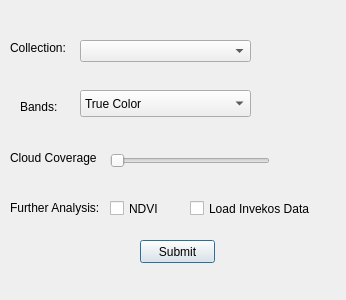
<?xml version="1.0" encoding="UTF-8"?>
<ui version="4.0">
 <class>options_dialog</class>
 <widget class="QDialog" name="options_dialog">
  <property name="geometry">
   <rect>
    <x>0</x>
    <y>0</y>
    <width>346</width>
    <height>300</height>
   </rect>
  </property>
  <property name="windowTitle">
   <string>Dialog</string>
  </property>
  <widget class="QComboBox" name="comboboxCollection">
   <property name="geometry">
    <rect>
     <x>80</x>
     <y>40</y>
     <width>171</width>
     <height>22</height>
    </rect>
   </property>
   <property name="editable">
    <bool>false</bool>
   </property>
  </widget>
  <widget class="QLabel" name="label">
   <property name="geometry">
    <rect>
     <x>10</x>
     <y>40</y>
     <width>61</width>
     <height>16</height>
    </rect>
   </property>
   <property name="text">
    <string>Collection:</string>
   </property>
  </widget>
  <widget class="QLabel" name="label_2">
   <property name="geometry">
    <rect>
     <x>10</x>
     <y>150</y>
     <width>91</width>
     <height>16</height>
    </rect>
   </property>
   <property name="text">
    <string>Cloud Coverage</string>
   </property>
  </widget>
  <widget class="QSlider" name="horizontalSlider">
   <property name="geometry">
    <rect>
     <x>110</x>
     <y>150</y>
     <width>160</width>
     <height>22</height>
    </rect>
   </property>
   <property name="orientation">
    <enum>Qt::Horizontal</enum>
   </property>
  </widget>
  <widget class="QCheckBox" name="cb_ndvi">
   <property name="geometry">
    <rect>
     <x>110</x>
     <y>200</y>
     <width>70</width>
     <height>17</height>
    </rect>
   </property>
   <property name="text">
    <string>NDVI</string>
   </property>
  </widget>
  <widget class="QLabel" name="label_3">
   <property name="geometry">
    <rect>
     <x>10</x>
     <y>200</y>
     <width>91</width>
     <height>16</height>
    </rect>
   </property>
   <property name="text">
    <string>Further Analysis:</string>
   </property>
  </widget>
  <widget class="QPushButton" name="pbSubmit">
   <property name="geometry">
    <rect>
     <x>140</x>
     <y>240</y>
     <width>75</width>
     <height>23</height>
    </rect>
   </property>
   <property name="text">
    <string>Submit</string>
   </property>
  </widget>
  <widget class="QCheckBox" name="checkBox_2">
   <property name="geometry">
    <rect>
     <x>190</x>
     <y>200</y>
     <width>131</width>
     <height>17</height>
    </rect>
   </property>
   <property name="text">
    <string>Load Invekos Data</string>
   </property>
  </widget>
  <widget class="QgsCheckableComboBox" name="checkcbBands">
   <property name="geometry">
    <rect>
     <x>80</x>
     <y>90</y>
     <width>171</width>
     <height>27</height>
    </rect>
   </property>
   <item>
    <property name="text">
     <string>True Color</string>
    </property>
   </item>
   <item>
    <property name="text">
     <string>False Color</string>
    </property>
   </item>
   <item>
    <property name="text">
     <string>Red</string>
    </property>
   </item>
   <item>
    <property name="text">
     <string>Green</string>
    </property>
   </item>
   <item>
    <property name="text">
     <string>Blue</string>
    </property>
   </item>
  </widget>
  <widget class="QLabel" name="label_4">
   <property name="geometry">
    <rect>
     <x>20</x>
     <y>100</y>
     <width>47</width>
     <height>13</height>
    </rect>
   </property>
   <property name="text">
    <string>Bands:</string>
   </property>
  </widget>
 </widget>
 <customwidgets>
  <customwidget>
   <class>QgsCheckableComboBox</class>
   <extends>QComboBox</extends>
   <header>qgscheckablecombobox.h</header>
  </customwidget>
 </customwidgets>
 <resources/>
 <connections/>
</ui>
